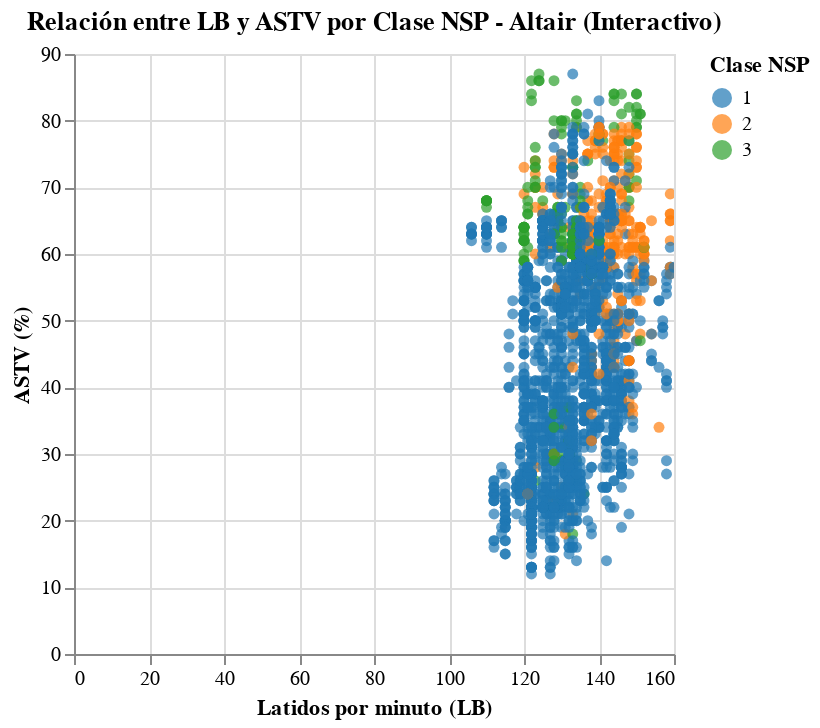

Notebook cell for this chart:
### Markdown cell above
### 5.4 Diagrama de Dispersión - LB vs ASTV

Función: `plot_scatter_lb_astv()`

### Code cell
# Diagrama de dispersión
fig_scatter = plot_scatter_lb_astv(df_processed)
fig_scatter.show()

### Figure 1 — Vega-Lite specification as saved in the notebook (floating-point values rounded to 4 significant figures; data arrays with more than 128 entries replaced by an {"elided": "..."} marker saying what was removed)
{"config": {"view": {"continuousWidth": 300, "continuousHeight": 300}}, "data": {"name": "data-06b78e090971eb24f526b85ef0fbf1ad"}, "mark": {"type": "circle"}, "encoding": {"color": {"field": "NSP", "legend": {"title": "Clase NSP"}, "scale": {"scheme": "category10"}, "type": "nominal"}, "opacity": {"value": 0.7}, "tooltip": [{"field": "LB", "type": "quantitative"}, {"field": "ASTV", "type": "quantitative"}, {"field": "NSP", "type": "quantitative"}, {"field": "CLASS", "type": "quantitative"}], "x": {"field": "LB", "title": "Latidos por minuto (LB)", "type": "quantitative"}, "y": {"field": "ASTV", "title": "ASTV (%)", "type": "quantitative"}}, "params": [{"name": "param_2", "select": {"type": "interval"}}, {"name": "param_3", "select": {"type": "interval", "encodings": ["x", "y"]}, "bind": "scales"}], "title": "Relación entre LB y ASTV por Clase NSP - Altair (Interactivo)", "$schema": "https://vega.github.io/schema/vega-lite/v5.20.1.json", "datasets": {"data-06b78e090971eb24f526b85ef0fbf1ad": {"elided": "2129 records"}}}
